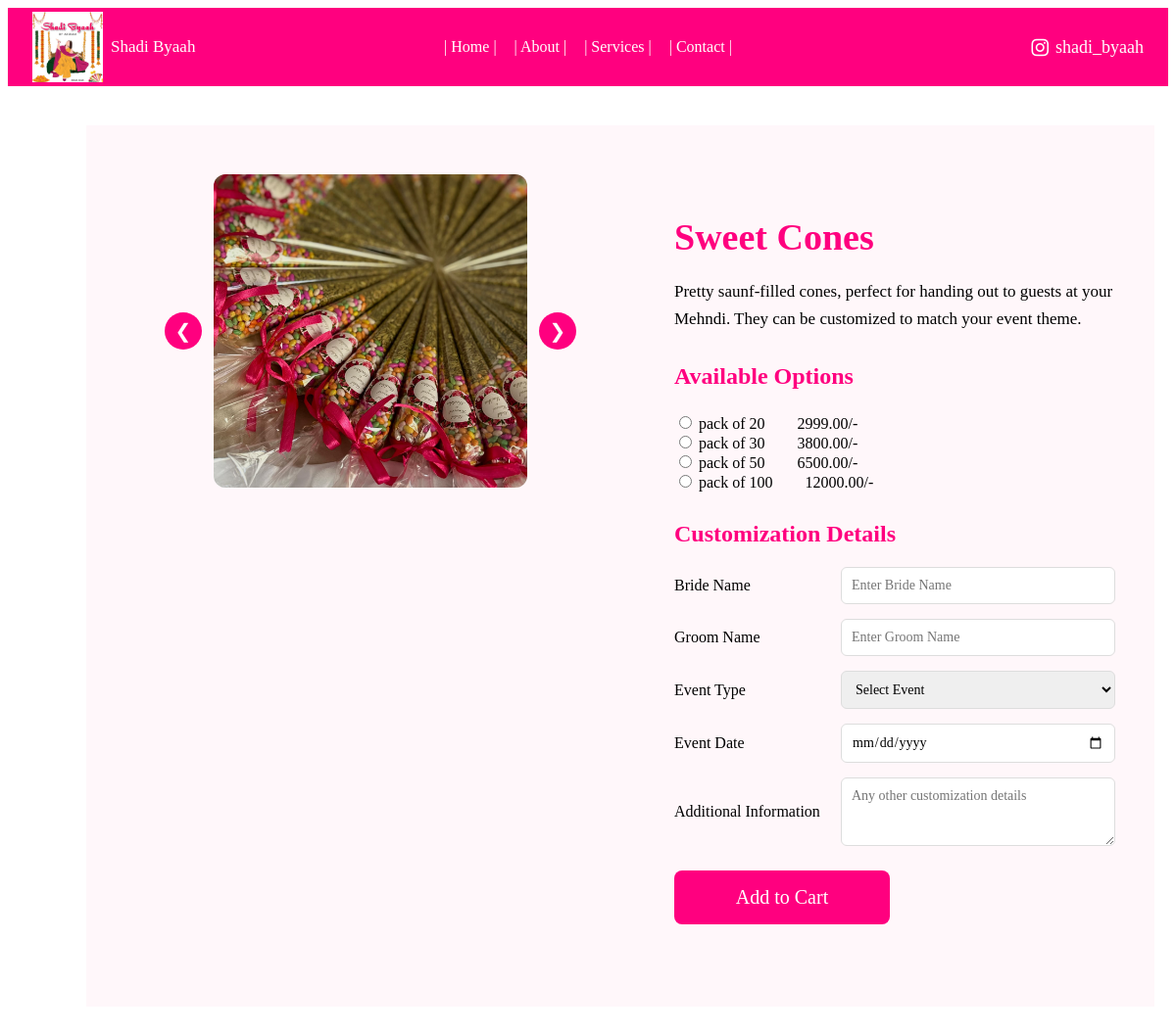
/product/1/, run on the app's committed database.
### home/models.py (models this page shows, shortened)
class ProductImage(models.Model):
    product = models.ForeignKey(
        Product,
        on_delete=models.CASCADE,
        related_name='images'
    )
    image = models.CharField(max_length=255)

class Product(models.Model):
    CATEGORY_CHOICES = [
        ('mehndi_favors', 'Mehndi Favors'),
        ('wedding_favours', 'Wedding Favours'),
        ('nikah_essentials', 'Nikah Essentials'),
        ('bridal_shower', 'Bridal Shower'),
        ('baby_shower', 'Baby Shower'),
        ('wedding_cards', 'Wedding Cards'),
        ('floral_jewellery', 'Floral Jewellery'),
        ('engagement', 'Engagement'),
    ]
    CUSTOMIZATION_CHOICES = [
        ('full', 'Full Customization'),
        ('name_only', 'Name Only'),
        ('none', 'No Customization'),
    ]
    name = models.CharField(max_length=200)
    category = models.CharField(max_length=50, choices=CATEGORY_CHOICES)
    description = models.TextField()
    price = models.DecimalField(
        max_digits=10,
        decimal_places=2,
        null=True,
        blank=True
    )
    customization_type = models.CharField(
        max_length=20,
        choices=CUSTOMIZATION_CHOICES,
        default='none'
    )

class ProductOption(models.Model):
    product = models.ForeignKey(
        Product,
        on_delete=models.CASCADE,
        related_name='options'
    )
    option_name = models.CharField(max_length=100)
    price = models.DecimalField(
        max_digits=10,
        decimal_places=2
    )

### home/views.py (the view)
# urls.py: path('product/<int:product_id>/', views.product_detail, name='product_detail'),
def product_detail(request, product_id):
    product = Product.objects.get(id=product_id)
    return render(request, 'product_detail.html', {'product': product})

### templates/product_detail.html (shortened to what this page needs)
{% load static %}
<!DOCTYPE html>
<html lang="en">
<head>
    <link rel="stylesheet" href="{% static 'css/style.css' %}">
    <link rel="stylesheet"
          href="https://cdnjs.cloudflare.com/ajax/libs/font-awesome/6.5.2/css/all.min.css">
</head>
<body>
<header>
    <div class="header-left">
        <img src="{% static 'images/logo.jpeg' %}" alt="Shadi Byaah Logo">
        <span>Shadi Byaah</span>
    </div>
    <nav>
        <a href="{% url 'home' %}">| Home |</a>
        <a href="#">| About |</a>
        <a href="#">| Services |</a>
        <a href="#">| Contact |</a>
    </nav>
    <div class="header-right">
        <i class="fa-brands fa-instagram"></i>
        <span>shadi_byaah</span>
    </div>
</header>
<main>
    <section class="product-detail">
        <div class="detail-container">
            <div class="product-images">
                <button class="slider-btn prev" onclick="previousImage()">❮</button>
                <div class="image-slider">
                    {% for image in product.images.all %}
                        <img src="{% static 'images/' %}{{ image.image }}"
                             alt="{{ product.name }}"
                             class="slider-image">
                    {% endfor %}
                </div>
                <button class="slider-btn next" onclick="nextImage()">❯</button>
            </div>
            <div class="product-info">
                <h1>{{ product.name }}</h1>
                <p class="description">
                    {{ product.description }}
                </p>
<form method="POST" action="{% url 'add_to_cart' product.id %}">
    {% if product.options.exists %}
        <div class="options-list">
            <h3>Available Options</h3>
            {% for option in product.options.all %}
                <div class="option-row">
                    <label>
                        <input type="radio"
                               name="selected_option"
                               value="{{ option.id }}"
                               required>
                        <span class="option-name">
                            {{ option.option_name }}
                        </span>
                        <span class="option-price">
                            {{ option.price }}/-
                        </span>
                    </label>
                </div>
            {% endfor %}
        </div>
    {% endif %}
<div class="customization-box">
    <h3>Customization Details</h3>
    <div class="custom-row">
        <label>Bride Name</label>
        <input type="text"
               name="bride_name"
               placeholder="Enter Bride Name">
    </div>
    <div class="custom-row">
        <label>Groom Name</label>
        <input type="text"
               name="groom_name"
               placeholder="Enter Groom Name">
    </div>
    <div class="custom-row">
        <label>Event Type</label>
        <select name="event_type">
            <option value="">Select Event</option>
        </select>
    </div>
    <div class="custom-row">
        <label>Event Date</label>
        <input type="date" name="event_date">
    </div>
    <div class="custom-row">
        <label>Additional Information</label>
        <textarea name="additional_information"
                  placeholder="Any other customization details"></textarea>
    </div>
</div>
<button type="submit" class="add-cart-btn">
    Add to Cart
</button>
</form>
        </div>
    </section>
</main>
</body>
</html>

### static/css/style.css (style rules this page uses)
header { background-color: #FF007F; position: relative; height: 80px; display: flex; align-items: center; justify-content: center; }
.header-left { position: absolute; left: 25px; top: 50%; transform: translateY(-50%); display: flex; align-items: center; gap: 8px; }
.header-left img { width: 72px; height: 72px; object-fit: contain; }
.header-left span { font-family: "DM Serif Display", serif; font-size: 17px; color: white; }
header nav { display: flex; gap: 18px; align-items: center; }
header nav a { color: white; text-decoration: none; font-family: "Playfair Display", serif; font-size: 16px; }
.header-right { position: absolute; right: 25px; top: 50%; transform: translateY(-50%); display: flex; align-items: center; gap: 7px; color: white; font-family: "Playfair Display", serif; font-size: 18px; }
.header-right i { font-size: 20px; color: white; }
main { min-height: calc(100vh - 140px); display: flex; align-items: center; justify-content: space-between; padding: 40px 80px; box-sizing: border-box; }
.product-detail { background-color: #fff7fa; min-height: 100vh; padding: 50px 40px; }
.detail-container { max-width: 1100px; margin: 0 auto; display: flex; align-items: flex-start; gap: 60px; }
.product-images { width: 500px; min-width: 500px; display: flex; align-items: center; justify-content: center; gap: 12px; }
.image-slider { width: 320px; height: 320px; display: flex; align-items: center; justify-content: center; overflow: hidden; background: white; border-radius: 12px; }
.slider-image { width: 100%; height: 100%; object-fit: cover; display: none; }
.slider-btn { border: none; background-color: #FF007F; color: white; width: 38px; height: 38px; border-radius: 50%; cursor: pointer; font-size: 20px; }
.product-info { flex: 1; padding-top: 10px; }
.product-info h1 { color: #FF007F; font-family: "DM Serif Display", serif; font-size: 38px; margin-bottom: 20px; }
.product-info .description { font-family: "Playfair Display", serif; font-size: 17px; line-height: 1.7; margin-bottom: 25px; }
.product-info h3 { color: #FF007F; font-family: "DM Serif Display", serif; font-size: 24px; margin-top: 30px; }
.option-name { margin-right: 24px; }
.option-price { margin-left: 5px; }
.customization-box { margin-top: 30px; }
.customization-box h3 { color: #FF007F; font-family: "DM Serif Display", serif; font-size: 24px; margin-bottom: 20px; }
.custom-row { display: flex; align-items: center; margin-bottom: 15px; }
.custom-row label { width: 170px; font-family: "Playfair Display", serif; font-size: 16px; }
.custom-row input, .custom-row select, .custom-row textarea { width: 280px; padding: 10px; border: 1px solid #ddd; border-radius: 6px; font-family: "Playfair Display", serif; font-size: 14px; box-sizing: border-box; }
.custom-row textarea { height: 70px; resize: vertical; }
.add-cart-btn { display: flex; align-items: center; justify-content: center; margin-top: 25px; width: 220px; height: 55px; background-color: #FF007F; color: white; border: none; border-radius: 8px; font-family: "DM Serif Display", serif; font-size: 20px; cursor: pointer; text-decoration: none; box-sizing: border-box; }

### data on the page
ProductImage: image (picture)
Product: name "Sweet Cones", description "Pretty saunf-filled cones, perfect for handing out to guests at your Mehndi. They can be customized to match your event theme."
ProductOption: option_name "pack of 20", price "2999.00"
ProductOption: option_name "pack of 30", price "3800.00"
ProductOption: option_name "pack of 50", price "6500.00"
ProductOption: option_name "pack of 100", price "12000.00"
